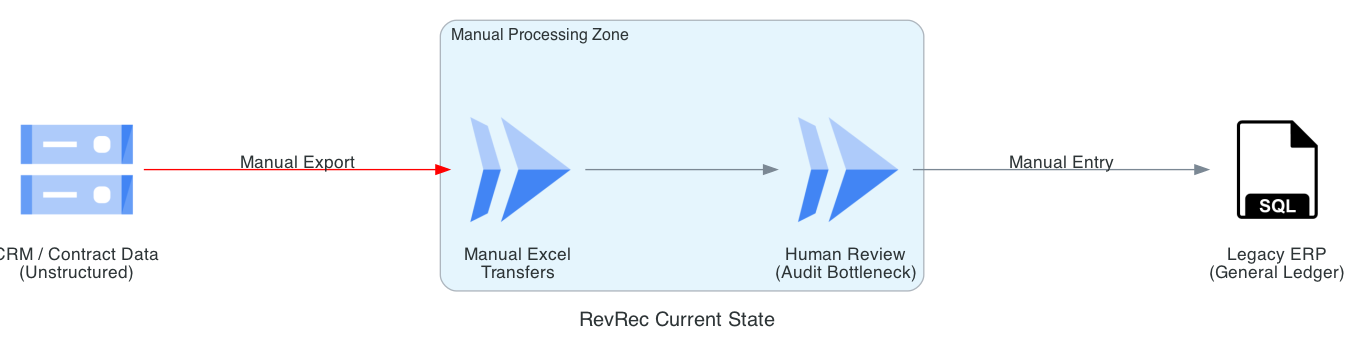

Generate this figure with Python:
from diagrams import Diagram, Cluster, Edge
from diagrams.gcp.storage import GCS
from diagrams.generic.database import SQL
from diagrams.gcp.compute import Run

graph_attr = {"pad": "0.1", "nodesep": "1.2", "ranksep": "2.0", "bgcolor": "transparent"}

with Diagram("RevRec Current State", show=False, filename="revrec_current_state", direction="LR", graph_attr=graph_attr):
    crm = GCS("CRM / Contract Data\n(Unstructured)")
    
    with Cluster("Manual Processing Zone"):
        spreadsheet = Run("Manual Excel\nTransfers")
        judgment = Run("Human Review\n(Audit Bottleneck)")

    erp = SQL("Legacy ERP\n(General Ledger)")

    crm >> Edge(label="Manual Export", color="red") >> spreadsheet >> judgment >> Edge(label="Manual Entry") >> erp
